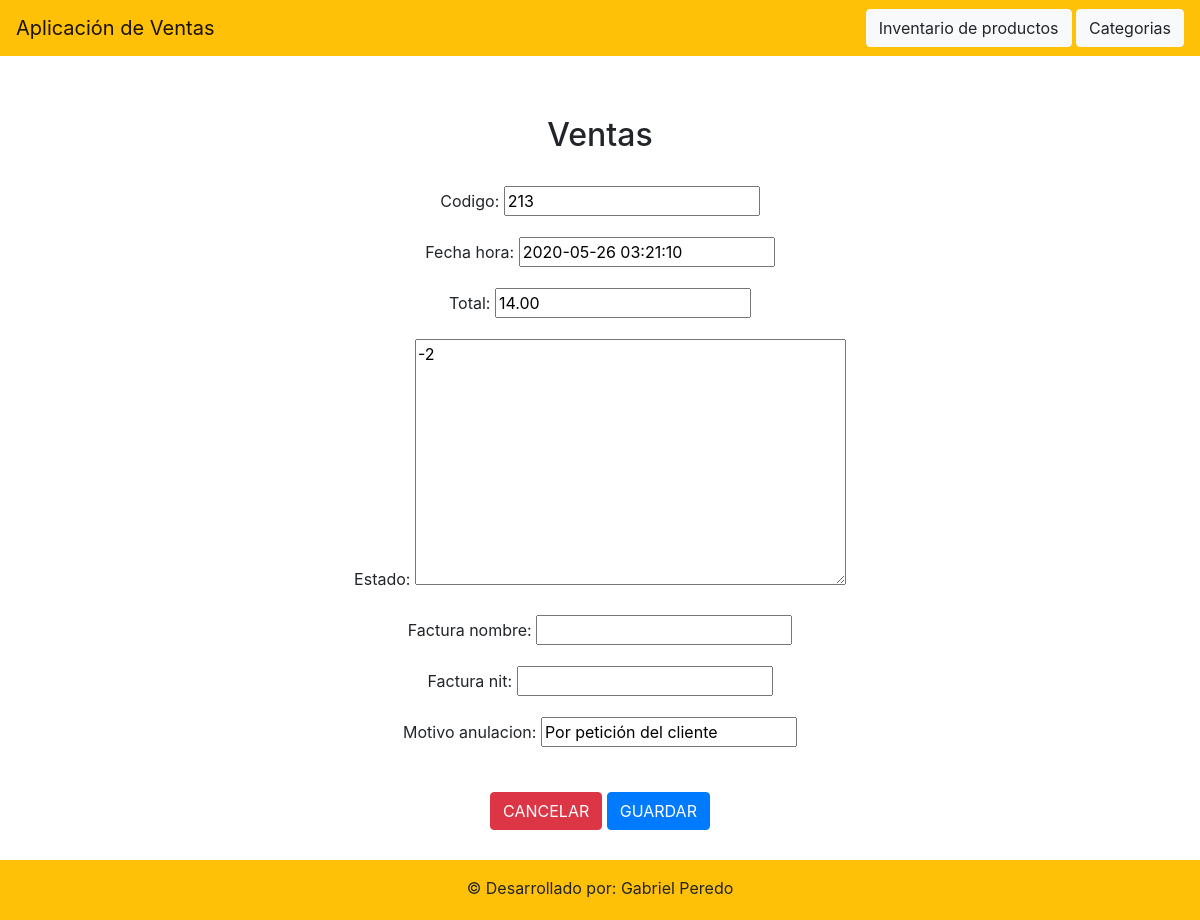
Screenshot of /venta_editar/13 with the database file from the repository.
### ventas/models/venta.py (models this page shows, shortened)
class Venta(models.Model):
    ESTADO_CREADO = 0
    ESTADO_PAGADO = 1
    ESTADO_FACTURADO = 2
    ESTADO_FINALIZADO = 3
    ESTADO_CANCELADO = -1
    ESTADO_ANULADO = -2
    ESTADOS = (
        (ESTADO_CREADO, 'creado'),
        (ESTADO_PAGADO, 'pagado'),
        (ESTADO_FACTURADO, 'facturado'),
        (ESTADO_FINALIZADO, 'finalizado'),
        (ESTADO_CANCELADO, 'cancelado'),
        (ESTADO_ANULADO, 'anulado'),
    )
    id = models.AutoField(primary_key=True)
    codigo = models.IntegerField(null=False)
    fecha_hora = models.DateTimeField()
    total = models.DecimalField(max_digits=50, decimal_places=2, null=False)
    estado = FSMIntegerField(choices=ESTADOS, default=ESTADO_CREADO, protected=True)
    factura_nombre = models.CharField(null=True, max_length=100)
    factura_nit = models.IntegerField(null=True)
    motivo_anulacion = models.CharField(max_length=400, null=True)
    class Meta:
        db_table = 'ventas_ventas'

### ventas/views/venta_view.py (the view)
# urls.py: path('venta_editar/<int:pk>', venta_view.VentaUpdate.as_view(), name="Ventas editar"),
class VentaUpdate(generic.UpdateView):
    model = Venta
    fields = '__all__'
    success_url = reverse_lazy('Ventas lista')

### ventas/templates/ventas/venta_form.html (shortened to what this page needs)
{% extends 'base.html' %}
{% block content %}
    <div style="text-align: center; padding-top: 5%">
        <div style="margin-top: auto; margin-bottom: auto">
            <h2>Ventas</h2>
            <br>
            <form method="post">
                {{ form.as_p }}
                <br>
                <a href="{% url 'Ventas lista' %}" class="btn btn-danger">CANCELAR</a>
                <input type="submit" class="btn btn-primary" value="GUARDAR">
            </form>
        </div>
    </div>
{% endblock %}

### ventas/static/ventas/style.css (style rules this page uses)
body { display: flex; min-height: 100vh; flex-direction: column; }

### rows the page displays
Venta: codigo "213", fecha_hora "2020-05-26 03:21:10", total "14.00", estado "-2", motivo_anulacion "Por petición del cliente"
